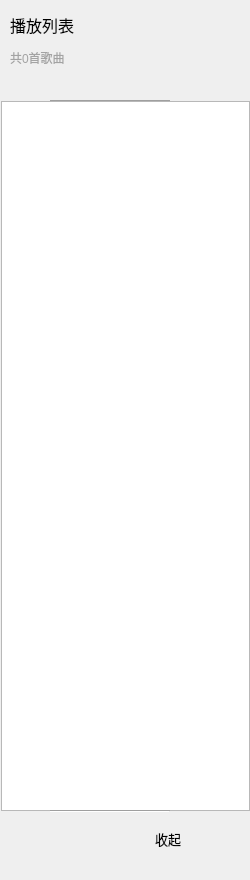
   <widget class="QWidget" name="widget_playlist" native="true">
    <property name="geometry">
     <rect>
      <x>1483</x>
      <y>1</y>
      <width>250</width>
      <height>880</height>
     </rect>
    </property>
    <property name="styleSheet">
     <string notr="true">#widget_playlist{
	background-color: rgba(255, 255, 255, 255);
	border-top-left-radius:12px;
	border-bottom-left-radius:12px;
	border-top-right-radius:12px;
	border-bottom-right-radius:12px;
	border-left:1px solid #686868;
}</string>
    </property>
    <widget class="QLabel" name="label_playlist">
     <property name="geometry">
      <rect>
       <x>10</x>
       <y>0</y>
       <width>210</width>
       <height>80</height>
      </rect>
     </property>
     <property name="text">
      <string>&lt;html&gt;&lt;head/&gt;&lt;body&gt;&lt;p&gt;&lt;span style=&quot; font-size:12pt;&quot;&gt;播放列表&lt;/span&gt;&lt;/p&gt;&lt;p&gt;&lt;span style=&quot; color:#a3a3a3;&quot;&gt;共0首歌曲&lt;/span&gt;&lt;/p&gt;&lt;/body&gt;&lt;/html&gt;</string>
     </property>
    </widget>
    <widget class="QPushButton" name="pushButton_hideplaylist">
     <property name="geometry">
      <rect>
       <x>120</x>
       <y>824</y>
       <width>30</width>
       <height>28</height>
      </rect>
     </property>
     <property name="styleSheet">
      <string notr="true">border-image: url(:/new/prefix1/rec/playlist.png);</string>
     </property>
     <property name="text">
      <string/>
     </property>
     <property name="default">
      <bool>false</bool>
     </property>
     <property name="flat">
      <bool>true</bool>
     </property>
    </widget>
    <widget class="QLabel" name="label">
     <property name="geometry">
      <rect>
       <x>155</x>
       <y>824</y>
       <width>41</width>
       <height>30</height>
      </rect>
     </property>
     <property name="font">
      <font>
       <pointsize>10</pointsize>
      </font>
     </property>
     <property name="text">
      <string>收起</string>
     </property>
    </widget>
    <widget class="Line" name="line_2">
     <property name="geometry">
      <rect>
       <x>50</x>
       <y>810</y>
       <width>120</width>
       <height>3</height>
      </rect>
     </property>
     <property name="midLineWidth">
      <number>0</number>
     </property>
     <property name="orientation">
      <enum>Qt::Horizontal</enum>
     </property>
    </widget>
    <widget class="Line" name="line_3">
     <property name="geometry">
      <rect>
       <x>50</x>
       <y>100</y>
       <width>120</width>
       <height>3</height>
      </rect>
     </property>
     <property name="midLineWidth">
      <number>0</number>
     </property>
     <property name="orientation">
      <enum>Qt::Horizontal</enum>
     </property>
    </widget>
    <widget class="QListWidget" name="listWidget_playlist">
     <property name="geometry">
      <rect>
       <x>1</x>
       <y>101</y>
       <width>249</width>
       <height>710</height>
      </rect>
     </property>
     <property name="selectionMode">
      <enum>QAbstractItemView::NoSelection</enum>
     </property>
     <property name="verticalScrollMode">
      <enum>QAbstractItemView::ScrollPerPixel</enum>
     </property>
    </widget>
    <zorder>label_playlist</zorder>
    <zorder>pushButton_hideplaylist</zorder>
    <zorder>label</zorder>
    <zorder>line_3</zorder>
    <zorder>listWidget_playlist</zorder>
    <zorder>line_2</zorder>
   </widget>
